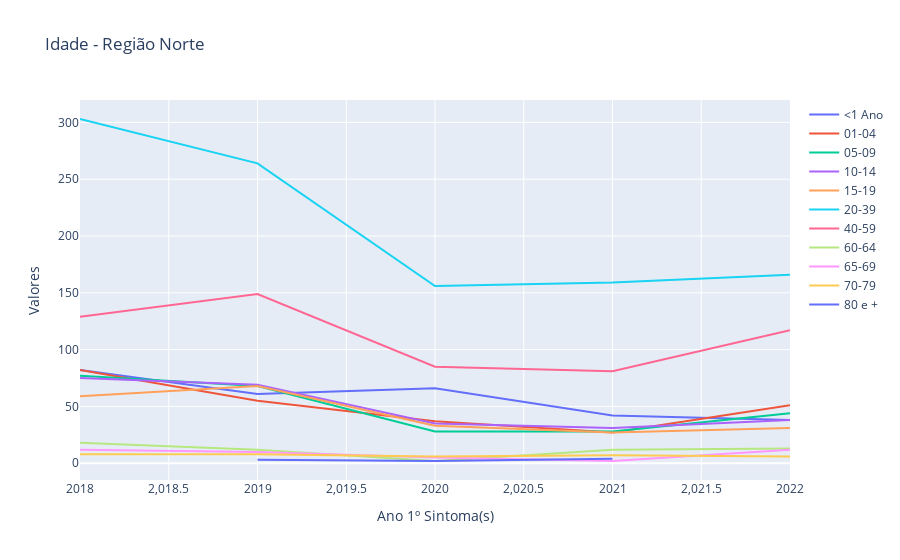

Here is the notebook cell this chart was saved with:
### Code cell
import plotly.graph_objects as go
import pandas as pd

# Dados da tabela
data = {'Ano 1º Sintoma(s)': [2018, 2019, 2020, 2021, 2022],
    '<1 Ano': [82.0, 61.0, 66.0, 42.0, 38.0],
    '01-04': [82.0, 55.0, 37.0, 27.0, 51.0],
    '05-09': [77.0, 68.0, 28.0, 28.0, 44.0],
    '10-14': [75.0, 69.0, 35.0, 31.0, 38.0],
    '15-19': [59.0, 68.0, 33.0, 27.0, 31.0],
    '20-39': [303.0, 264.0, 156.0, 159.0, 166.0],
    '40-59': [129.0, 149.0, 85.0, 81.0, 117.0],
    '60-64': [18.0, 12.0, 2.0, 12.0, 13.0],
    '65-69': [12.0, 10.0, 5.0, 2.0, 12.0],
    '70-79': [8.0, 8.0, 6.0, 7.0, 6.0],
    '80 e +': ['-', 3, 2, 4, '-']
}

idade_no = pd.DataFrame(data)

# Criação do gráfico interativo
fig = go.Figure()

# Adição das linhas no gráfico
for column in idade_no.columns:
    if column != 'Ano 1º Sintoma(s)':
        fig.add_trace(go.Scatter(x=idade_no['Ano 1º Sintoma(s)'], y=idade_no[column], mode='lines', name=column))

# Configurações do layout
fig.update_layout(
    title='Idade - Região Norte',
    xaxis=dict(title='Ano 1º Sintoma(s)'),
    yaxis=dict(title='Valores'),
    hovermode='x'
)

# Exibição do gráfico
fig.show()

### Figure 1 — Plotly figure (JSON) as saved in the notebook; plotly's stock layout.template omitted (floating-point values rounded to 4 significant figures)
{"data": [{"mode": "lines", "name": "<1 Ano", "type": "scatter", "x": [2018, 2019, 2020, 2021, 2022], "y": [82, 61, 66, 42, 38]}, {"mode": "lines", "name": "01-04", "type": "scatter", "x": [2018, 2019, 2020, 2021, 2022], "y": [82, 55, 37, 27, 51]}, {"mode": "lines", "name": "05-09", "type": "scatter", "x": [2018, 2019, 2020, 2021, 2022], "y": [77, 68, 28, 28, 44]}, {"mode": "lines", "name": "10-14", "type": "scatter", "x": [2018, 2019, 2020, 2021, 2022], "y": [75, 69, 35, 31, 38]}, {"mode": "lines", "name": "15-19", "type": "scatter", "x": [2018, 2019, 2020, 2021, 2022], "y": [59, 68, 33, 27, 31]}, {"mode": "lines", "name": "20-39", "type": "scatter", "x": [2018, 2019, 2020, 2021, 2022], "y": [303, 264, 156, 159, 166]}, {"mode": "lines", "name": "40-59", "type": "scatter", "x": [2018, 2019, 2020, 2021, 2022], "y": [129, 149, 85, 81, 117]}, {"mode": "lines", "name": "60-64", "type": "scatter", "x": [2018, 2019, 2020, 2021, 2022], "y": [18, 12, 2, 12, 13]}, {"mode": "lines", "name": "65-69", "type": "scatter", "x": [2018, 2019, 2020, 2021, 2022], "y": [12, 10, 5, 2, 12]}, {"mode": "lines", "name": "70-79", "type": "scatter", "x": [2018, 2019, 2020, 2021, 2022], "y": [8, 8, 6, 7, 6]}, {"mode": "lines", "name": "80 e +", "type": "scatter", "x": [2018, 2019, 2020, 2021, 2022], "y": ["-", 3, 2, 4, "-"]}], "layout": {"hovermode": "x", "title": {"text": "Idade - Região Norte"}, "xaxis": {"title": {"text": "Ano 1º Sintoma(s)"}}, "yaxis": {"title": {"text": "Valores"}}}}
